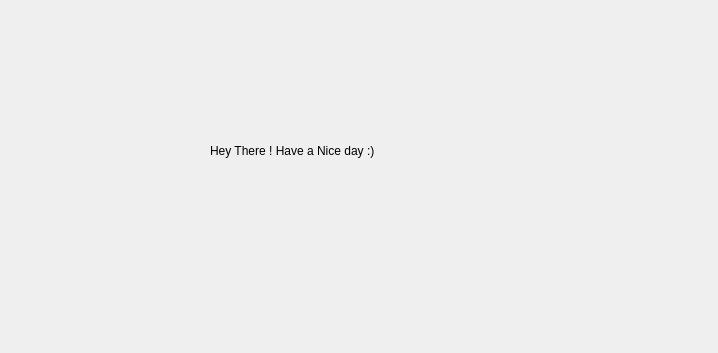
<?xml version="1.0" encoding="UTF-8"?>
<ui version="4.0">
 <class>Dialog</class>
 <widget class="QDialog" name="Dialog">
  <property name="geometry">
   <rect>
    <x>0</x>
    <y>0</y>
    <width>718</width>
    <height>353</height>
   </rect>
  </property>
  <property name="windowTitle">
   <string>Dialog</string>
  </property>
  <widget class="QLabel" name="label">
   <property name="geometry">
    <rect>
     <x>210</x>
     <y>80</y>
     <width>341</width>
     <height>141</height>
    </rect>
   </property>
   <property name="text">
    <string>Hey There ! Have a Nice day :)</string>
   </property>
  </widget>
 </widget>
 <resources/>
 <connections/>
</ui>
